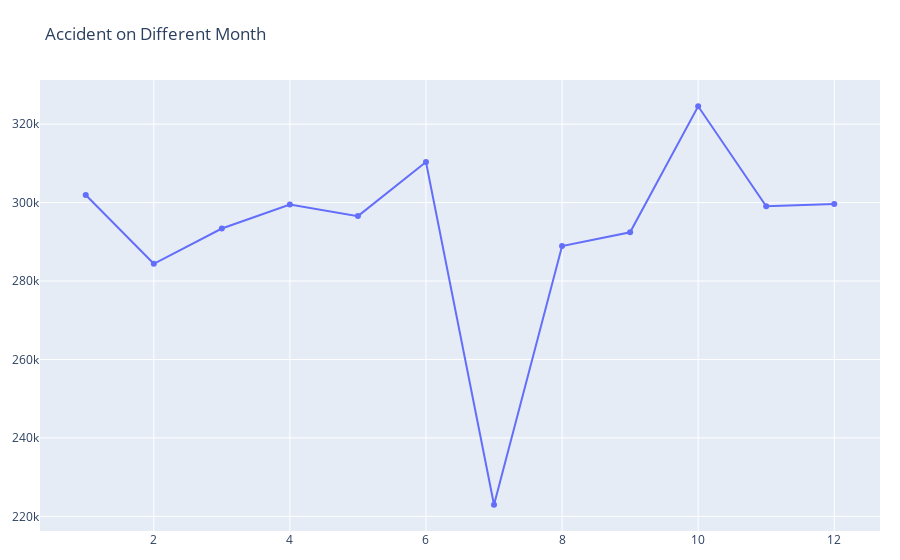

Notebook code for this chart:
### Code cell
# Accident on Different Month
temp = data.groupby('acc_month')['ID'].count().reset_index(name = 'count')
fig = go.Figure()
fig.add_trace(go.Scatter(x=temp['acc_month'], y=temp['count']))

fig.update_layout(title_text='Accident on Different Month',margin = dict(t=80, l=20, r=20, b=20))

fig.show()

### Figure 1 — Plotly figure (JSON) as saved in the notebook; plotly's stock layout.template omitted (floating-point values rounded to 4 significant figures)
{"data": [{"type": "scatter", "x": [1, 2, 3, 4, 5, 6, 7, 8, 9, 10, 11, 12], "y": [301924, 284397, 293389, 299498, 296545, 310322, 222968, 288930, 292420, 324545, 299056, 299623]}], "layout": {"margin": {"b": 20, "l": 20, "r": 20, "t": 80}, "title": {"text": "Accident on Different Month"}}}
